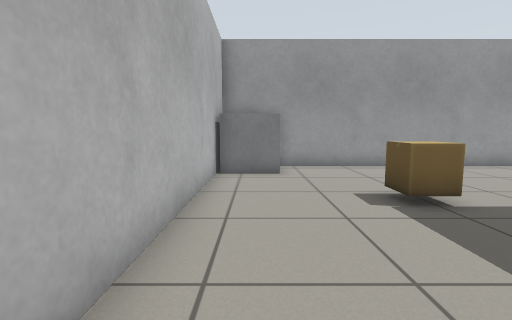
[1] (above)

17 first-person views from a walk through a robot-simulator world made for Gazebo. The camera is 0.72 m above the floor, tilts 6° down and sees 85° across. The floor is counted in squares, 0.5 m on a side. Each view is taken from the middle of a square. On the plan, view 1 faces up. The plan holds only what a view shows up to about 14 squares ahead; the rest is blank.

[2]
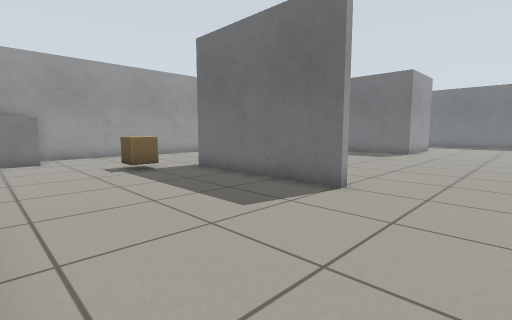

[3]
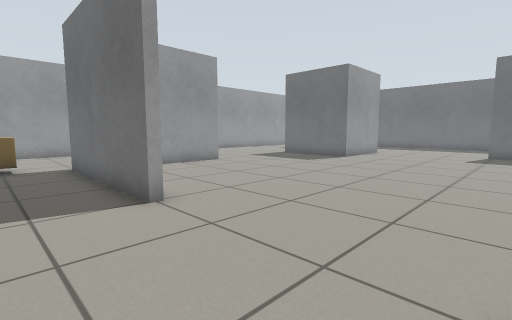

[4]
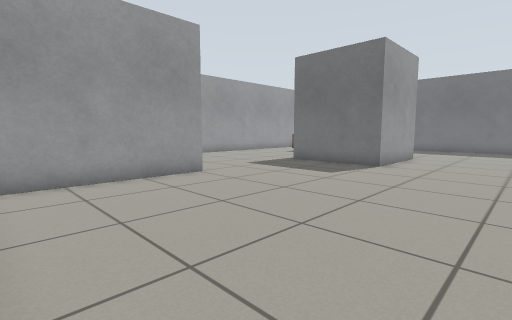

[5]
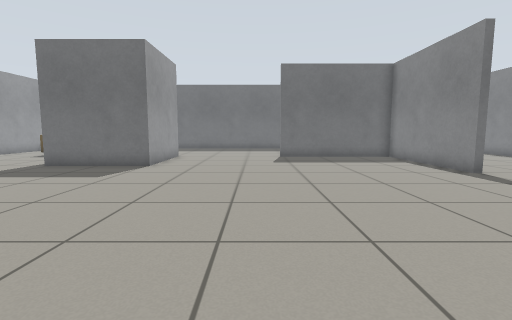

[6]
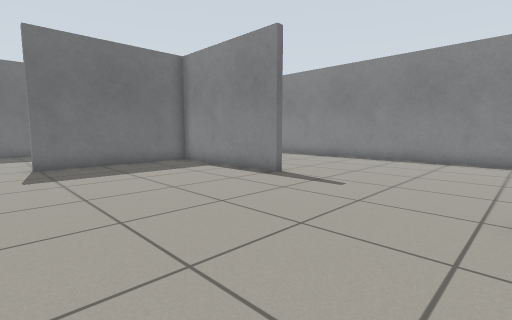

[7]
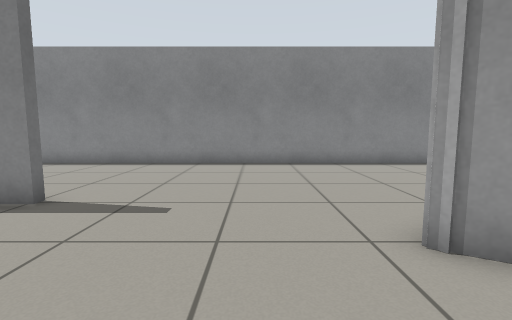

[8]
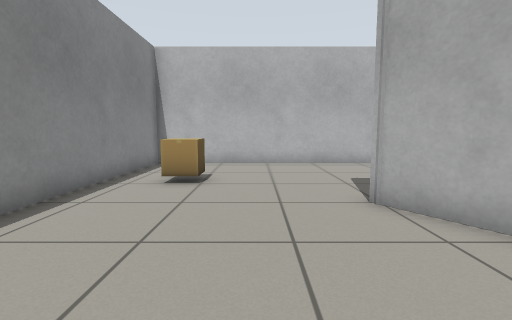

[9]
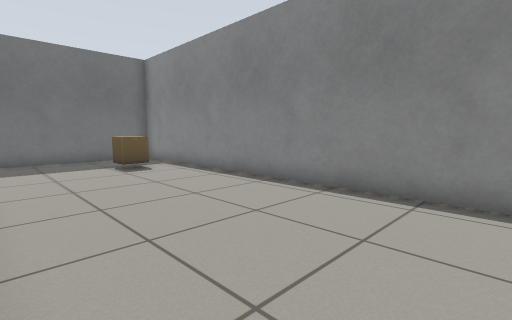

[10]
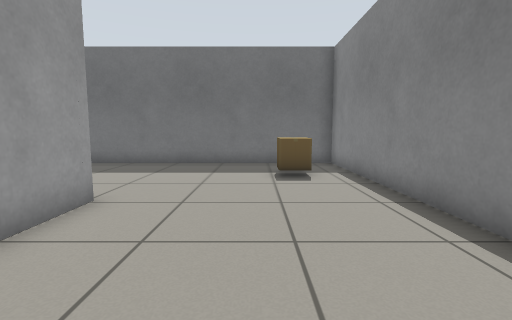

[11]
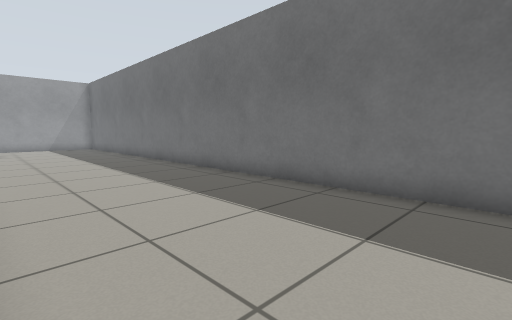

[12]
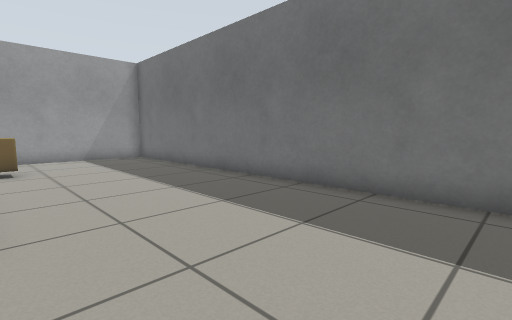

[13]
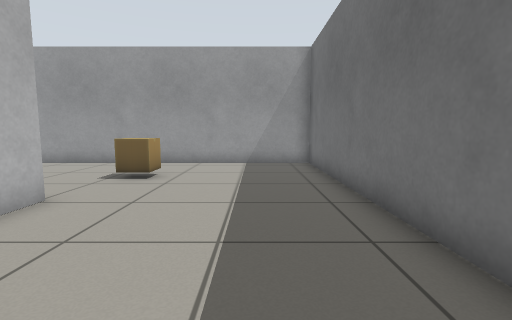

[14]
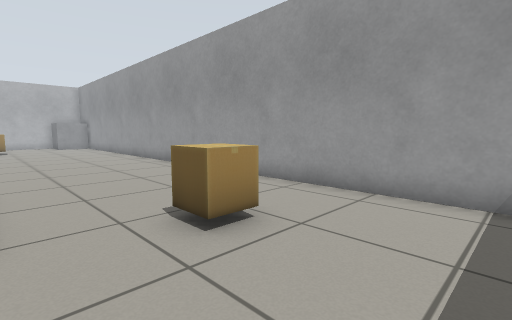

[15]
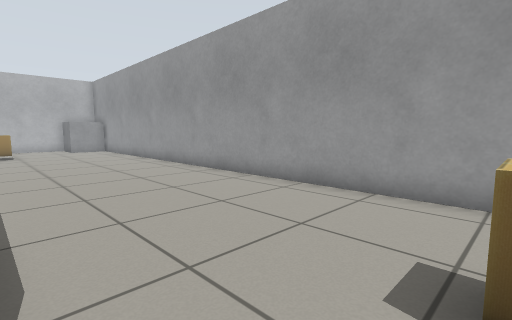

[16]
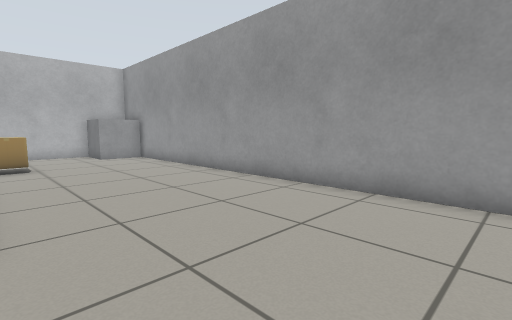

[17]
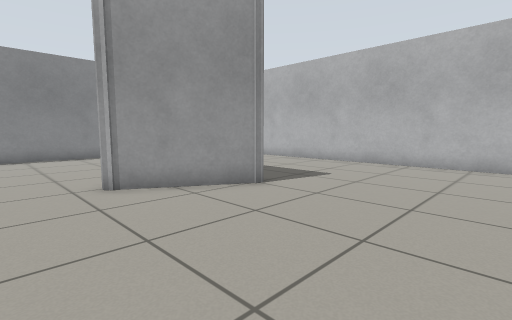

### Floor plan
Points are (right, up) in squares from view 1. A wall is a line through its corners. A room is listed if a view was taken in it or the views show most of it. See-through windows are left out.
Room 1 (views 1, 2, 3, 4, 5, 6, 7, 8, 9, 10, 11, 12, 13, 14, 15, 16, 17)
walls: (5.7, -1.7) (5.4, -1.7) (5.4, 4.7); (15.3, -11.8) (15.3, -11.4) (21.3, -11.4) (21.3, -5.4) (21.8, -5.4); (11.7, 4.3) (6.2, 4.3); (5.2, -7.3) (5.5, -7.3) (8.8, -9.2) (9, -9.5); (7.3, -10.4) (5.4, -11.8); (21.7, 0.3) (17.4, 0.3) (17.4, 4.8); (21.8, -11.7) (19.5, -11.7); (21.7, 4.7) (21.7, 3.6); (-1.3, -2.5) (-1.3, -18.4) (28.4, -18.4) (28.4, 11.4) (1.6, 11.4); (-1.3, 9.5) (-1.3, 1.4)
objects: grey box (-1, 10) to (1, 11); cardboard box (3, -16); cardboard box (3, 5) to (4, 6); cardboard box (22, 7) to (23, 8); cardboard box (25, -16)

Positions as (right, up) in squares from view 1, and headings:
1: (0, 0), facing up
2: (-1, -5), facing up-right
3: (3, -7), facing up-right
4: (6, -4), facing up-right
5: (6, -4), facing right
6: (9, -4), facing down-right
7: (11, -6), facing down
8: (11, -14), facing left
9: (14, -12), facing down-right
10: (16, -15), facing right
11: (22, -13), facing up-right
12: (22, -4), facing up-right
13: (26, -1), facing up
14: (26, 5), facing up-left
15: (22, 5), facing up-left
16: (16, 5), facing up-left
17: (11, -2), facing down-left
